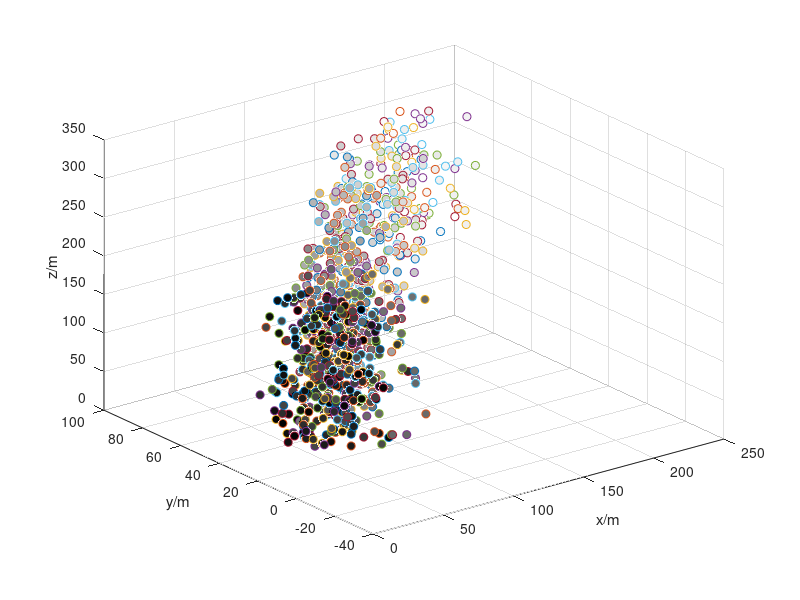

Write MATLAB code to recreate this figure. (Note: this script raises an error after producing the figure.)


best=[48.9198632198236	1.92073128050701	218.459915097536
55.5452695203639	5.70357678930525	171.279763850417
42.5560986341138	3.96068323969341	158.840311764685
46.2411460632418	17.6354918492719	219.050547303519
44.3908501830351	6.71148507613577	208.976200258480
55.7264896173860	-0.967344786675845	102.170028385435
40.5097395941016	15.9683132143810	174.758704371306
33.4838969669869	26.3780349032330	89.1219980658206
27.7427365139332	27.2224001660867	52.5429781117122
27.3910504717560	30.5062131893818	54.2426027549990
39.2520942907464	25.0287046316712	37.5205488639740
45.9535776254750	21.0537938553004	150.063485575099
39.0723652384419	39.4822256849837	74.1890454875521
34.3047007777098	25.9449857881274	34.5368378679756
33.8463205165434	31.3681888263995	115.946955393704
27.5388118011884	13.6201679626838	83.1256866835015
42.4699402132728	21.9818644072510	172.991992030877
40.7845386297368	15.8246597787266	147.878981427677
39.3976619795218	-5.28216005761840	115.767400416151
45.8261832399128	12.4849059925137	198.620278809112
46.4680415186489	-11.3851775722213	133.775829293164
59.8416963493561	-4.43494901614340	54.8446495278869
38.7411970516164	-4.00129708361887	146.684391747222
45.3456766350553	-1.43674976570134	143.408939944681
38.1498227626611	2.82064377836253	98.1498368851551
35.6499679012869	21.4347663166999	176.254652731949
40.0384251325493	25.9608625184758	86.7126703480597
40.8017692998628	13.3001251305720	119.742717533410
42.7528819588780	13.9645965570499	86.9173076369309
48.8277964078502	41.5094273577184	77.6098234423730
43.3821484000817	37.3179172556105	139.918677483311
50.1423368138613	30.6547839149907	77.2498785398058
41.4847680855602	39.3429868659858	107.936056804260
38.7199222659626	37.1748916754668	95.1892181485112
40.2502026445545	28.5824653096081	191.085494473031
31.4811194747840	27.4543702565565	213.289760487338
47.5883873447635	30.3040430220293	127.631775999669
51.0896256894571	21.5554175805546	213.349446257586
43.1311096687616	22.2540914981346	170.804201132572
41.5645767455424	29.7615166926513	47.6649532219217
41.2923961503126	18.1488672935789	203.084598359831
45.8468468581653	16.0941056916679	71.5323943231138
40.5378076556052	19.1899078831058	201.315335345864
39.3819429222680	10.6784978680638	42.1875246245595
41.9167549377890	15.5654236343308	195.995366749620
44.0673847361115	20.7837128314211	111.479386290497
45.6627067632666	21.9972745396421	85.2222453816662
29.3593083372411	21.8914141233468	168.256540500764
51.9032941195162	20.0934403394019	112.346602278017
49.3188237600808	28.3059458673794	112.132923515832
45.1053346832112	13.2615791892820	90.1328236413737
49.5160425523241	9.10823402264603	194.028441321074
42.4112850895017	25.3658837641967	216.410931231360
32.5745338574006	37.6149562749312	176.601692890248
37.0644323113187	37.1775149943325	76.3710367515516
31.8183528446155	27.1553369426264	62.6976938226157
29.3730321253819	31.1259534479794	206.350572615427
31.5427538029247	30.0438771449674	102.963912085604
35.5951006893376	30.7803746473714	31.6414481891215
23.2065124478320	28.2294668043209	70.0953704788670
27.2133256706909	17.5195678920817	80.8424410853405
25.5271898229709	25.1782622284811	118.573039117764
27.7174652188019	24.4374832702070	31.3868879951539
31.7094106547304	18.7021607001123	102.439963100310
41.1047402035777	20.4155003600330	182.393185333045
55.7978856985960	4.51346692835194	193.916714607413
45.8637591920342	23.5575252482609	124.545415890970
33.0347307540888	33.0899267667866	159.965631174857
57.5129763165599	7.75675435249298	118.907468496330
45.7525057138967	10.9454383607662	122.970013160095
45.3563078505098	4.08103379514523	79.8567699021111
47.7591140951328	9.52887205469191	215.451886105669
49.8341906239606	7.53810644566997	97.8219132292946
52.7364344324493	-2.59146521641363	193.057421063706
55.6409961356267	15.9157614833601	202.362680654390
54.7617545771140	17.6822903048331	97.0047928658780
49.6655597427857	9.48908174062332	192.335469904129
44.4447334129912	4.50124187836100	113.715916561551
53.6583295089539	-3.96593257920665	62.6331547953790
36.3400531060608	2.54195147181731	65.8557571745812
48.2311661094151	-7.97216512638132	130.569947795682
30.0190971470292	12.9503002758866	139.657584998196
35.2375890850100	12.0238740139938	94.9935045831853
51.7368718255959	19.4906430011613	180.085278310652
52.4126052125577	18.2708720064711	102.105967334121
47.2825911826642	18.6019544020954	134.990349273227
36.3733735532095	11.1195954186840	157.714287359916
38.9176323631094	-10.7391194462091	217.766711845776
34.5345254708764	11.4413392607279	176.808725074433
44.8668440247337	14.8116562688423	108.577458951120
53.1868669764258	16.8235282522300	158.459988565988
39.7705361564302	25.3229447600005	45.5061964545736
44.2234436902818	11.7161973115623	111.461801306698
45.3817502196386	18.8457011260464	136.927630562761
25.3502582911604	13.4398825799082	59.3362791621897
30.8000212516502	12.9428729871961	204.367630825867
38.1046739996382	-10.0202189800430	154.751960488811
50.9802522960376	8.41457898438014	204.941767481535
27.4556668639354	20.4913049422062	161.558084827540
22.7619166675750	13.3862970558118	103.188242788502
50.8429086972605	8.12535072798062	52.8774707058413
27.8123030488921	5.71550823123191	49.4925432810316
37.1342623048491	15.9824148315111	80.8437254965265
37.9144281291129	8.48839049284227	137.925216545971
30.5777831043522	5.07894772570024	184.752260359815
39.0428629689122	5.55131493006223	176.420167258693
41.9650073837194	2.07793221902865	45.2049913094389
34.1332969696442	13.2168687217687	206.505221062129
36.1948050709606	8.86100126573670	122.792601455127
62.0838461552963	3.77026712893625	167.898034456813
51.2828347294201	5.61719427417507	103.085246384990
42.1957834943133	1.75319963904322	177.641175404780
43.2912144035968	1.74122739361322	70.1145077371440
41.2255312604701	0.312047824307727	106.268059597164
36.5975637778446	1.99766638921787	165.808477797825
49.2333172182814	12.2727462314546	77.6659851630576
45.5133272778169	0.487383552504543	102.343333142462
47.7459780191511	4.01032556641930	129.961195175485
41.6698241458695	5.18267296608506	102.375586860890
41.3112451271492	9.69320087794334	85.7038382670774
39.6918469230835	4.04206511104674	184.572437281113
44.0411493748178	8.39686531331339	80.8422733820367
43.6523136896216	9.65740319405369	70.6317805346636
55.3281615352077	13.3728121630129	141.163693672719
41.9866198226033	20.2510785520603	190.495267313091
48.0256376441216	15.8015399699681	206.822137621606
41.3247029572792	1.61021253091513	61.3365021490297
29.0957630976878	16.0879644643147	45.0356241913142
29.0214520647454	14.1855517046857	116.720258869363
36.7942629829733	15.6767601937493	95.7626557244145
52.8299192851443	15.4029160423545	79.3996743219234
29.1546853097651	22.5022598574965	113.682281655119
52.4838615914039	15.5034780743063	169.981337825132
36.9083648379046	24.4670830107768	218.049470424793
35.2879934338782	16.9062704078956	167.390603102223
35.8204273108743	12.6314153093391	39.6438777075716
37.7676632766581	20.6635872512067	46.5178318104081
42.0090770703385	14.1647163475298	174.243749196945
47.3119741066898	11.5069193188835	202.209322877100
51.6852848556633	14.1989087923305	213.475581902049
52.5466656634953	6.25545671744858	120.877229244962
47.7815161239195	9.11202452246889	145.380339936846
47.4043942285247	12.2966980747325	113.554379488623
44.1710557381215	10.3165916472362	87.0972215039894
42.0710592619840	26.9483129060226	130.243424403211
42.1158544472049	13.4927518952540	113.236615756729
45.2393674793383	17.2750498357199	216.742218781599
41.8740533661317	10.8785048711991	56.5194806872988
44.7875296477439	16.5754358926979	158.242623741828
37.3307568478994	15.5320482898703	165.984594584760
42.1083993370573	1.57967706289414	180.761133593465
40.8904860146454	17.0289342609565	113.396133104521
39.3239005869915	17.6154276575690	185.538141112685
34.0362157095994	17.3800765997292	44.4566926598407
40.1960808945390	13.6578195609798	47.1451073195202
45.0762616473077	6.71961681986688	117.242238893227
29.9704260196546	7.86523674839320	80.2830128934816
42.8555993274799	3.82088424079550	101.179546426475
61.7693816312969	3.74645161939414	171.162774420954
54.8739609963381	-2.45647382683690	198.265848494716
72.6080745827071	-5.14845022345006	134.811568571159
39.5686339453719	13.6905031491469	141.615823596348
53.9672648705365	4.97075860468602	119.330219779176
50.1738045111944	11.8978392938883	57.0964492856382
36.3472624594093	6.81956899368283	86.9531977087255
50.1231384154126	-1.91744460353656	200.957934580378
32.7668901607780	19.8100525606719	41.3402269789916
43.2214325423012	25.9881774680693	143.028588286126
39.9570470280089	20.3651659106302	191.645123444023
44.0214275705848	21.4139731694410	54.3399486147797
35.7961837264620	25.1161558484404	158.238076970004
24.9954662930252	37.0683638450671	79.6740222426377
37.3309427210198	26.5114373976010	133.083936536474
31.4576747487717	28.8359354955437	204.266421233891
23.6827296623349	24.4959572945168	70.6410192270635
26.1579379059144	18.8897794560395	98.2917868971187
32.5149326904960	20.0085234763710	56.8097769668149
31.7183306510909	14.3084278851321	44.7469862663838
49.4747631591574	13.3803369240129	48.8912253447046
36.8677658989442	13.3127316227019	111.391704415100
25.6949994538062	19.6189280007805	182.253362010973
36.4764635639635	18.7959398237313	97.9487771687007
37.9448504290651	17.1881857119446	100.141697885308
46.8542163820242	5.60739780276976	178.843518681491
41.8683796145861	31.0966898532706	90.5137390461221
32.7430640819896	25.6086384889453	175.212130288287
37.6916902035072	28.8139995958886	208.728331815059
45.5846369260895	29.9566999523523	110.721854309609
46.1690075336934	29.1266617138721	75.2810648982404
28.9508464554646	30.2161147783479	105.092440114147
42.5514042501000	27.1420921997725	65.7985884534344
48.1507982971284	27.0295114436620	106.790635323975
47.2960872599797	31.8089630497927	167.598511908106
44.0637365654305	24.7947439660456	132.770374320588
38.3078180718845	30.5317522750012	201.117126137485
42.2924634767408	21.8050537532852	104.735618952410
36.4572913606286	23.8351113957016	84.3232143037326
46.5249936914382	25.2520808186360	195.173781398862
37.3109892854962	16.2516914511473	115.646522182989
38.3202236106813	20.5862317750850	37.9333438829678
32.8863441866277	17.5986428066417	99.1030036705691
36.4311784712384	14.1472098081002	127.841745261275
39.0193402055393	13.2549357847998	206.344488859822
27.6916478997774	14.6085665223777	202.762928698255
36.8167772193681	17.6262035667269	167.553142196440
44.7718209003937	25.6440717555164	111.770249758432
36.7882538960881	13.9474426796876	209.950540031390
46.6688374266104	9.61231634925351	170.629424889283
28.2083121302626	12.7009748206770	195.309961831596
46.5896349670434	10.7344813448816	126.173442054670
37.7836363960723	11.3100717729235	215.532184594168
42.6420308044022	6.66988903984018	210.241253601109
59.4479321892117	-9.16076982023540	180.688201919186
39.1785207577223	12.2622571036986	97.5470439485452
43.2955307976165	4.46454333505667	184.832569375796
51.6147632261794	8.05673185627850	101.212360622106
47.2480244764124	-0.608493367472692	57.1648033672241
60.9614736196270	0.885158846068057	162.160214825830
39.8592585747597	13.4122699573179	44.6879950389340
52.8399764703354	14.4646925646674	119.171156464920
42.1361463468592	11.3823123823644	222.292255313248
47.6401402049172	-5.24543179068458	135.986658872605
57.7354948511290	8.35796657695230	148.765494469868
42.2458110146412	28.9129336087665	205.699844424496
53.0229062461685	27.5159895565143	157.232545660950
44.4172771049708	32.3310579589028	75.3512192272101
41.4599062750391	26.7328106316572	126.712465283171
38.2482160521932	29.1491200282957	202.434270714859
38.6860907120819	20.0342581884099	51.4635969770273
50.2301040135730	14.6698280269078	122.372978762920
44.7249426278331	2.58094806933714	209.419694065944
40.6896767066773	9.02962153437951	93.1415796797914
51.6701373241635	9.44776819820845	98.3494120326458
40.6692792884825	16.5512354730878	176.882651637788
57.8330332542218	14.3455438349352	67.2640078354115
44.3551373334954	16.0628937491478	92.5984790077266
45.8258278602135	16.9883272531849	66.6741059529861
50.3433145562001	12.7683122060904	210.193385504880
48.7401398257744	19.3705483214532	208.071697112582
55.0859196952275	10.5185454340767	175.181107239532
47.0311207820267	12.4074225628528	140.758515135752
45.8538712970034	1.73474309506991	177.761693605500
44.0669581234760	21.3823264348646	198.004457602253
51.4214166783897	12.7572347065364	71.3488165225617
39.4963413133698	9.95982547405742	122.609793808158
47.6219257375098	8.16710615906974	128.428505756431
44.6799850030741	12.2286431193912	49.7683567084480
41.9280635061082	2.90865564903864	143.008931435352
46.0526487715209	3.34726870892312	123.018028092228
39.1872533969495	5.72479990846658	218.658548635562
35.5689114664458	4.54787551855357	79.5259116200067
42.9068973203093	-9.83054938821045	121.210428384849
50.6068943758566	9.06199046637303	134.211356094830
41.7398825826646	23.4399938698265	222.230461032537
42.5991406245229	21.6176185336855	157.021420607610
51.7606659923871	11.8624469186304	97.1038865045700
37.9131682627090	10.8334154817734	140.359966947446
34.2876975258768	17.1094214960757	136.066304539766
28.9396838307552	25.9188528694796	160.978559294238
36.3181788774223	31.3722636692266	55.5073971404695
39.3184543860954	22.6660562382016	101.279639877147
34.9096376399170	20.7601343376657	61.4174122769918
38.1881292081302	29.4998824002571	32.9293340132151
25.7205122057637	31.2701085848729	92.9804576827207
32.9709202578955	31.6079757342740	177.556534246381
25.8937660879920	20.5781860019115	102.886855185492
23.3491780877692	23.6032841215506	82.2019134461596
23.6004181353695	32.9635182945410	172.532858749829
28.2116322346105	22.7744350600179	115.491858235393
31.0243379458797	20.0853591936144	154.736571636998
34.6858918957199	15.2616428580210	97.4435897822213
24.8744074481262	14.0157718102830	101.029647243279
32.8541384196069	12.4272924254181	129.309182363288
40.8647361976134	4.77467805941944	95.5127925311062
29.0667033755643	12.1437790990340	145.574434491659
32.9799073788450	9.24628134256566	102.580830414471
32.4698121468386	13.9984378007378	35.8485027267920
36.4495727081474	8.37780238207575	59.2151610108908
45.5277908199157	7.89858719565145	68.4293565585552
37.9357811975116	10.2708662058725	141.858200026836
40.7558893018832	10.3922201912630	120.076090727489
54.2792330306709	0.997211335106439	97.3131645832735
27.7856792178203	10.5563279968212	143.552930601440
29.9214687025755	8.83875755707509	145.267220287148
39.8733140571440	8.45702729497992	99.0552963410175
47.2079206143386	10.9904727388572	80.6193028646253
38.9251186704363	-0.867124143286016	224.247751304764
47.2128441403379	6.34953935420836	67.0385243214353
56.0891475030001	7.60778392909574	214.525300742805
36.0359366398426	7.88266327630002	64.1461328348788
46.7890210133628	3.12934767545194	211.888746343992
53.9252263475692	-5.11784839064577	49.9137604917440
42.2336163181432	-0.611316515174348	162.281539837136
38.4223921924769	1.34875918456897	85.3486382623412
43.0930247921220	6.04833143969411	83.1404646037403
49.1910167609992	-4.84464334329016	68.0854214785880
59.9660090776010	2.64456378564600	199.832795341822
44.6747618784391	3.42517964979028	203.048138014562
50.8348166895328	5.89002037713203	69.4541906596458
55.5792821451927	1.15302199437685	209.868926769834
74.7473790751510	2.83648232684146	192.054336667532
59.8586076499138	16.4936695675533	82.7131449338296
59.3925106780905	17.0928701062394	90.3683650168000
46.4379561428913	13.8805898261874	138.389669744117
67.1530377749291	11.5273645411254	168.235267696186
66.5710228537330	5.49198056033459	147.656236962854
68.7582303232108	4.98576557611574	107.464497069275
57.3706771099724	13.0077891452382	82.8951582823733
57.8360701257364	4.96907432258971	234.622711281889
65.6777943205588	6.37444794007790	116.757218999382
52.2494410345734	14.7106699983707	144.339570924590
51.9594625313262	10.5029602198388	91.6109512959773
48.1939174372602	12.5550595635848	183.769250417172
60.0940614096560	5.54282838107482	133.094238495050
40.2080801559329	8.97005043465428	77.0850890993016
40.0611076004250	8.96427836844689	190.223664344029
38.0394566083454	15.5628787247966	144.803184077266
41.8966468671703	14.2253231978995	77.7746307438232
41.9583581668802	16.3244268805941	74.2342809546642
41.7952901436621	26.1298018755517	214.587351747728
41.1118051450148	23.2709182852941	132.604379341434
44.4799611128364	20.3655140984430	173.747906928863
43.5834214848842	23.7402483697811	130.393975302359
33.2969863579999	14.8283264387996	123.422165814491
42.1932828180369	15.4775970873470	206.837343791491
39.9525058416652	20.7099636699252	200.743480353289
42.7986634402263	20.4685996794022	104.191367947321
51.9317256125046	24.8699717101967	195.992761895609
49.1313564280754	29.7265653437474	230.186889022955
47.1807448138878	12.1895056072521	113.497117919297
46.9617231075026	16.8056024060262	68.8433526358723
49.1476443524136	18.6698668408794	138.712427608208
54.3626187702238	18.3647287265572	180.077665029063
61.2970336845495	-4.72077213779276	58.2259320274924
46.4433891170215	16.2245946289731	77.8979930721240
51.8561817285809	12.5916886792701	83.5187270326055
54.1986076354486	15.9160160247727	198.017562621930
51.4652829181079	20.6673358755041	87.9309548297638
46.4816736429146	17.3037648170930	76.8996600546155
42.8177975687001	23.3502306246550	166.055481881336
54.1211587959266	15.6043022394774	77.1685163927150
62.0106790567831	20.3399529239660	199.479060204547
50.0057447487978	20.0293619282277	75.1334584980746
39.9892912559194	14.3725376229215	115.737994219852
38.1443254907528	20.1055889072682	211.614577894828
42.1687059081353	24.8442330341514	115.344093194766
50.4034726110316	29.9190198159080	59.3402657872286
55.8772247718958	22.9196209122689	70.6641893634600
44.3687379875741	21.3907004762476	169.144301022279
48.4198234317235	28.7880808037676	82.3220198778068
49.8296210904346	15.2429247304637	108.365568205763
51.3672576077893	18.9041108071517	63.5170722685751
46.0601365906745	8.11895746633793	63.1803266955452
49.2004746382369	8.23573571316960	143.888785734862
48.9825076547014	25.8600324785328	177.133645249186
50.0990309793696	15.7090560618998	139.749816869673
56.2185182126062	15.3642223123826	91.1538307470392
52.5753237652973	13.4304510740447	97.8782246564816
56.2262460738446	9.19511888978463	140.397888824677
43.2141120221999	16.8249749510286	134.322615257017
53.0619921871979	12.7843850546061	67.4225839785133
64.3636720525184	-8.27921679402406	146.888359021623
51.4414412899216	25.1509886685356	110.901618294401
46.7709663526777	29.3487718444835	207.600332017177
48.0572080336983	24.3671616678139	99.9870805096497
65.4114850626418	22.4478288877999	169.192429246412
58.3784370172854	24.4874038773298	149.172572432075
66.7922679542078	16.4440347419334	140.190873479286
52.1465581389008	22.3382961540783	200.487041857834
62.1032243261556	21.3396440492788	143.885374963936
70.9003260750594	15.9183000967320	231.786059202166
74.2203455558465	20.1487188305679	231.395409215342
56.2606105369523	22.9646323969130	94.8035468168924
60.2106478667123	25.7240282603619	168.521842778646
62.1351745911962	15.8869762508760	161.885634481328
58.6920929912570	13.8677466140514	158.832079325062
66.8789692512321	17.9164728440807	167.650356014958
68.6359562736844	19.7323496602593	134.617698128145
71.7526333812491	11.6755853684073	192.885135219122
68.3889643866349	11.2907609719467	157.338538742451
64.7146962847410	20.3206632320325	208.517906714921
55.1467468338587	22.3569321847068	189.729237837635
59.7341297350845	15.7355671004407	194.563981502068
64.4945132350586	8.88552998292998	141.368673620536
62.0616533132719	17.5687320372228	83.7949191674200
56.6681492858176	19.8303440520495	142.581171693018
69.3378672421294	20.8144594209275	153.235773688103
69.4049797937170	15.3372053735490	104.683237393643
58.9979112126981	24.8998818274967	239.537322436319
68.2663217889024	10.8984863860626	104.802899478926
62.4215589137211	20.1227291086051	127.904934113575
46.8098825781455	19.3590359444135	82.6970922719718
58.6104435724449	14.9847900627727	66.4839488072371
48.3170034246164	22.4349603664714	133.876984805916
55.8170896738815	34.0828463761233	170.902785364321
58.7575762307307	20.9078375827426	120.213598540580
60.7935947417667	10.6725644943059	220.575445254796
49.0661405183171	9.72181209991281	85.7446893963323
68.4712967959012	11.0739659676722	112.942349931804
51.6500085163971	3.36426602891571	199.804557217572
54.2772056814237	11.5521528444831	155.996564461076
46.9809557482310	4.86294842964066	218.698553552626
46.8990672551125	16.2176721274029	162.423296856407
51.4566042201138	7.14678714272747	232.312373649427
69.8574063962297	-11.0873441668076	127.586489471912
56.6528692993869	-8.73423768365415	64.8292272569156
67.9076062908502	-11.9664907573757	145.514998482528
60.6726863984439	-5.22054993489663	206.617023111419
69.7469726965860	-16.0189269973009	242.030504142539
62.1268450026295	-12.1101778837288	66.1937495951405
69.8244293818961	-3.73053417377947	183.758820526775
51.4039516250236	-2.01150282670384	109.839504424700
60.2758560718754	0.977287921411621	224.558264922931
57.6412710950924	-6.15869447518972	121.735112027974
63.3411221327371	-21.1924082408767	102.844938958690
54.6521079430077	11.8572702448882	179.121826813054
57.8634323462179	5.55786339623665	72.0809483281235
68.5409749949067	6.92704541523040	68.4171992213165
59.5167766736178	8.24417683529866	192.423806778282
57.7161174617155	19.3197633689289	121.812121099688
67.5406354038744	22.7006161684220	109.963286888364
63.3936532820843	25.0041161236000	164.899300914609
67.2032024748670	9.50261550602286	246.587696265260
71.7284393886600	17.6770731666082	179.567577166602
70.1384468204516	12.2740660448090	217.573862457779
70.4647804176820	20.7904013660960	202.426252518385
67.3076421000789	15.5167269917079	99.5017337220944
71.2879490290534	20.9169801142015	185.250546270683
60.3557274584952	8.73748756752484	110.134094028978
82.0772508958786	5.00369187129341	120.108695146237
83.3753954735343	6.46936435650950	198.445406520470
69.1636968980155	12.5867591829128	218.675903030693
77.7630093998301	2.73187406163189	160.812100463250
78.6730668617125	2.72662131363216	191.444332561240
67.7665096054461	2.40237461827279	186.619890722310
63.7920390949481	-2.62473904566118	221.559000465484
62.0911260580386	-2.28704316584451	243.243002199357
63.1279735900933	0.716580068747998	210.282099675229
71.2909816077849	3.72321854305562	182.004046277861
88.4393830509313	4.17784162104953	212.958408633591
69.1235738536736	11.4024245132110	146.002463094483
57.9057024889517	18.7215049575402	179.551490326964
74.9900817902548	14.9961044617841	83.9994461959932
53.2982876440809	23.5658561011641	105.656872942713
51.1378789096762	22.1860966179315	59.9074731725787
65.0944387001594	19.2174812072955	171.792175464760
68.7209241951103	18.4408988976142	114.151415887640
73.8501029005928	27.2680858661521	114.555334365498
72.2185399222681	25.8382928398427	78.6343021844845
57.4819028558721	18.1454229370978	92.1978673031647
67.6727980094839	21.2562162029116	228.118052595315
55.0357008729812	16.1581585587357	170.165571694557
60.2263343626029	25.9303314803538	161.585793703914
51.2974189565554	21.5727723469216	200.345204199675
64.9950635015422	14.4818950416560	140.459796022224
75.1119430803994	15.1110247858647	64.5640499708667
52.9261122590610	17.7994599046869	192.635769810403
64.4423783286888	20.4379668957396	186.021783481307
34.2225114141452	23.1090579685890	56.5925172646975
46.7670411347275	17.8175759585226	125.576752939951
51.6559659699951	22.1526396145287	208.232750462749
52.7652252296086	22.0538229977234	175.172367810165
56.0520347642405	21.4468879098851	147.533119537975
67.3065677413221	17.2823443110041	113.932964837721
51.9594117877107	15.3085791320342	159.795867323563
51.0922080222421	16.9759612412609	154.341901890510
62.3863247954992	11.0681853633543	86.3847756705688
58.8198793754961	22.1231484809538	177.626298658133
54.4653945491058	28.3880864584393	107.576292576804
59.4937922143792	18.4955076304663	140.516669423513
62.9293823198489	25.4661867422632	86.8132012578226
62.1689723013069	19.6224475110907	223.911456976447
62.0398541359989	16.8982766780784	115.950677475614
58.6375206983226	18.7306003124240	110.397475750497
62.2092425991456	23.6668875335995	189.328299407678
57.6281196612605	24.4278201417757	153.739906203663
52.6009659193555	27.8512833617437	212.263612643806
54.1567514374750	36.0077542716018	219.447701771670
55.3481818603437	20.7115060005030	132.957549437701
59.0768065512109	27.2082348095888	160.453335271652
61.4570792893959	27.3318169268388	214.699591649682
44.6634880174155	30.8725452003997	159.773078997001
44.4047962648874	30.4677676912569	107.513375854773
52.1885680643787	29.6956751484513	201.946609418981
59.7624073350203	30.8112505135417	217.756577566934
68.0460071292841	26.5976799239437	112.810842148200
66.4947635985281	19.2462485906810	151.433503460479
58.3146082658584	20.9043067751804	185.251801806353
70.1301687673253	20.8894426059242	170.859835632056
67.9210513907117	17.4540417014345	155.413857121753
74.3770138789463	19.4431934612038	149.825540120478
63.5493007441435	22.1854360466448	149.088289803817
70.3262369351367	19.9090916163140	73.6022430985665
70.7905142040489	22.8422477250747	99.1646002990445
65.9159605780485	16.2272739079957	136.802199558589
70.2028078667944	25.0097256640901	193.074319579087
75.4150083831402	21.1833186716698	153.352896987128
78.6894153319760	18.6898114797075	87.3175014205809
70.2688205566090	23.5704153343077	153.728692337463
58.5374183199083	15.1558860605749	137.234274572350
64.4064661323664	14.9743324677787	244.235323718734
65.9868210239781	10.7562608475266	160.847786428616
56.0923990792955	16.6118611252663	231.540367316206
61.5339704990039	11.4671972433800	104.901129891506
68.6675174592841	15.7091679796820	112.643697648643
74.5781333820733	16.9028952062020	178.639818962508
70.5573200619636	14.1978072210497	236.600285348941
79.0356461709614	-4.31549953030781	122.119458784567
66.6020746250687	21.2480551736681	109.805004660881
70.8233693756302	11.9053660059216	107.954600248995
65.8624195990448	21.7979898276362	183.908697645100
67.8764472364681	25.6495310964339	184.476887312113
64.5073811795303	23.9258640593457	149.441284812694
69.6687178858969	15.5164337331755	67.6148825508340
59.3138478262672	24.9343283927215	210.400756284237
61.2997433206786	18.2602720195794	177.771317309416
74.6502102776524	21.4507216066386	178.874040005310
59.1984078700598	16.9690904090800	133.800281979105
57.0001733888763	18.5391407848404	218.285132968333
60.3399093439232	8.57360593739529	88.3633102119449
56.6606571285040	12.8892704908740	72.9957265455593
60.3034180511007	12.2370611277053	91.9575132668707
67.6299309407819	18.4598258211892	107.568550665307
63.3293870817931	18.4004274450737	193.291176111060
69.2626716585444	18.1524653214971	179.916505865708
71.7469970682305	19.1569021405190	210.862030224380
76.2172371126701	15.4303310079328	99.3092481482470
76.0589552968505	16.4923260718744	182.807435644585
72.7460146031414	19.3507255089149	151.144776290448
90.1951951837573	28.2711765267822	157.583220656000
81.7477639880876	30.1325489468459	103.827610455823
79.4608779058611	41.8902279251157	96.8676903217107
72.3252137680188	36.8279029755884	106.577583083725
70.9612019641925	34.3114754735509	246.476652192681
79.6040620789885	39.7033554231208	203.529005204745
70.8323124157377	36.7251144930290	213.726811248563
86.2377268812854	40.1147242560129	186.303132023259
69.7320637384295	43.1379727118380	161.646057940011
72.6267023461779	46.9258101783162	233.946037037398
75.6762782381530	44.1493535657444	121.068792469531
73.3221217085691	36.5357658317131	75.6170951925695
74.7676661368263	35.5947007869943	123.054497400346
61.5025084979181	36.8309677356598	110.082960579895
64.1491440768255	46.9508798062273	187.517683559297
76.2374069023267	39.2483162395602	163.435783970132
67.0741798554962	33.5514688588145	166.513106652965
90.7248958518827	29.9263391032181	175.060401314407
80.3667823981427	33.2750902157176	248.856944285159
85.3732982147569	33.7298691146353	83.2271130083715
81.2985515985282	28.6658521724474	151.032185881577
80.6712190060135	30.7440258028866	232.278385281901
74.8693068034976	34.7679746256929	256.629536552593
84.2451058759098	43.1842621817232	164.303322944663
79.7324102828996	38.6938610773682	240.734239323351
82.2308392888189	33.4616632951588	144.809291019653
82.8256913639834	33.7394843124221	143.158905593529
83.0346689450159	30.4596639519780	231.027916652077
65.1411589138453	41.1484214906426	229.657999099176
66.6241760142582	44.7836401778861	133.703663517907
69.5164698552724	36.2300063887944	212.417318127420
72.2356763658642	46.5520685098930	197.564045993787
65.0991661783382	36.6442105474666	188.819344539494
63.3538484250987	49.1814305249922	166.508115962225
61.3232259167949	39.6839381174065	143.890939987413
67.9139922561602	36.5993926415851	143.512084300906
63.0787877419194	33.0497063040883	156.410805671039
76.2317052372801	38.2827610678907	76.6419795672376
69.7262775123681	41.2062576234350	153.090357137041
68.6320394688164	46.1671342829048	140.594774415161
73.3028447713375	34.1008060249785	148.023554190983
75.3135037163356	44.0313766718778	211.262913057234
71.5575511527750	37.4005434925247	155.825587433957
68.4941840078058	37.6383982079540	97.3768897282997
71.2938689796773	34.3453779339108	230.258385819785
69.5747463884091	36.8877970756954	84.4918604550135
75.3080226130844	33.0796560054712	108.090516322853
85.2812834778460	28.5330825171077	188.557198674856
71.8283272537979	38.0894988922522	94.7727445623494
62.8569498832734	24.5560623029707	207.462678316696
65.6450767858856	16.0288705006888	115.241418025869
77.1159127503438	22.1452934068863	219.004628118237
64.9492106271498	19.1754756204734	85.6001744647238
69.0069617038208	23.1112839841070	252.668823027553
64.8127472737665	21.2770954316738	236.973208552349
73.8926216389883	27.5765008478063	155.522851844452
88.8246881936990	20.7280902382802	93.0184389393925
77.0500664781516	25.0571342759219	99.5411575288624
72.3093195587962	32.2061046078527	115.911613177355
82.7262932458038	19.8446175223740	122.580105316742
77.6963431790563	30.4650014872805	155.003404259933
82.1260946876970	40.2504302659519	183.264262003098
75.7892073742826	34.5544319264609	170.592889344369
79.0127257465855	38.1872740241710	239.554297584529
76.2909751922136	34.3859093578926	161.842544891413
80.9222962376305	37.8145544997409	159.202216016595
84.6056787761851	41.5779626997302	132.912403783502
91.3898504119777	37.8409326863007	179.068632709446
75.3296546006259	36.4472905912979	174.779185293143
87.4790825011336	27.2674572539824	226.974745880508
79.0279458277284	36.8404779406828	90.6320105566613
79.8559506350203	32.6753144694115	173.725779550301
83.9027123039463	37.4680416188940	90.7121668124928
68.3293760633771	37.7490537612763	154.246831817459
85.9198808222463	39.8371555003032	188.934194529955
92.9669867931495	40.4997660537432	116.510564613997
88.2316022371299	43.7868867776386	131.239551123653
91.5409034590027	35.5808134386461	170.573255089657
82.6182836783907	36.2890568047824	182.841686119858
90.1775978587315	33.7707150866188	200.618283740542
74.0884752004354	41.9783575977092	237.717635648209
79.1011713634020	48.2201797448751	143.971676438635
80.1436122641986	42.5735470118915	244.757475604225
74.2673672218345	33.7859936881587	86.8600913052881
82.7679249120116	42.4510981574513	234.160397871045
80.8981960391770	38.9160173788301	159.187161347583
76.6190218188413	37.7926810892142	155.674302029917
72.0893054677459	47.4631590654224	101.758561057830
82.5539701861495	47.8404846629616	152.593727247246
76.5990234285628	50.0696928280304	116.738274660026
80.5862314712322	53.3744751842872	175.439664424183
93.1794084933052	54.8365730509527	167.100374153611
88.3170071506538	56.2740120850493	194.472376495734
75.8826981935263	49.9040776154081	140.358294260557
86.5198982345330	51.9271813437889	184.339958592804
77.0100615120037	47.7941034394454	100.708860978295
84.9208116679909	52.3388029862044	213.384644571201
82.9674077787066	45.8894001687102	89.2026213926427
84.5468245711230	45.0593535431537	150.080255762384
100.807406792011	38.9490489396312	262.136823428134
93.9026925269816	31.3442694252326	113.371699625916
100.886187913724	32.6037633609781	155.039637110566
95.8741921358219	34.0024659153541	154.287205275049
86.2573017857026	34.2378669882954	246.139367572940
93.6622932389057	32.0527028064832	219.492032714673
93.1146180005019	31.3307317371452	265.588359270894
95.0237955578932	33.3912919681735	179.329458283290
92.5796227583929	38.4819407929972	100.686368325001
98.0507274578195	38.3199214202860	241.569591935126
113.477523536995	33.2293329392855	96.2742572704277
84.9324633907535	43.5144464042029	188.734610268222
86.4860752482878	37.1340953892342	181.022420151358
88.2638880804502	36.3908178318261	177.055379314831
91.4064348727697	33.3005426293705	89.5321628263746
83.6118254941271	38.5852294232772	238.626432766327
81.3601006970843	35.0507414490359	150.454751917603
85.6828589620913	42.8981109898636	265.444688591742
89.7865289760956	40.2941659047437	100.401290527520
90.9392946222229	37.8872829114133	232.245294439440
90.8905722139699	43.5692462025290	126.703684659584
89.5893135513327	40.4059390074578	177.135491091554
96.1930118079172	46.8589901763320	133.293093378624
91.8487659289494	46.0880060691115	110.852681457519
89.8675229601853	47.2520776209118	213.687901989349
86.7197373140414	45.1703605839811	224.081342544021
76.8003725785844	43.9602297839835	146.214024173431
93.4635465986947	47.7340556358677	232.676426866077
90.5982362819471	43.2451222579756	94.0950115874758
92.5974210672526	50.0856904960674	244.129057809735
83.2864496019322	40.5341305434010	115.591383029327
91.2761907773752	41.2194094008749	109.075256029586
87.4009477719350	41.9050275322845	217.553696002525
92.7032292797626	40.0474721363573	97.1253633792721
86.6622440683293	42.3559005581559	89.8726443538116
96.8979747169682	45.2585286181178	196.237995421965
91.1031599060213	45.7042991502620	239.490064953756
88.8792112562219	47.8995485418544	252.101426939924
91.8190837601824	47.7571110347128	205.578812625120
82.2611699615707	55.7378769299198	147.950004344409
79.0667039874748	51.9536365887118	160.038482721303
81.1409906603203	54.8790973009630	199.762550378093
93.6235750813430	56.4108452348809	159.692119856460
94.9216301381321	49.5937748601455	109.682108844207
91.2588003038158	42.0818541110727	112.443737156697
102.406227546652	42.7527584247584	211.015570748271
91.7676285726113	51.5924183018411	217.539880642956
82.5031973624387	50.4307572472291	170.862759892941
96.1862616512167	48.6745915603486	250.378930105647
100.674772078648	49.3526922896551	157.566901351549
112.051340168575	38.5857400413899	207.597340838687
98.1055409189661	45.7250188197103	135.870943024076
117.118953545582	43.6634338382710	285.180646754999
116.506310129566	47.1127325458577	290.241273186692
106.519940565931	38.3210277094966	125.732664535773
106.467944112992	51.9289618740735	183.864860013559
111.554942776549	53.5923991948838	286.109861178783
110.865820055170	45.7470343371292	207.193188190356
106.872495690123	43.2411399244134	261.121739369466
117.859240919550	37.1599889433920	171.884042199647
120.542080880118	41.4617892230182	245.543757964319
91.7414045885279	48.4911755330367	182.745593880150
92.2060759865773	41.1648765316367	243.982434266003
90.7384511577900	44.6281163747805	217.631527664202
88.9558621006554	44.3101168610797	261.629490369773
99.4248683021806	46.5633402151979	97.7433406023103
93.3400298047527	36.6664790762961	231.802439151448
104.376458705589	39.3143332484226	196.531889835163
92.9749254678063	34.1868968797671	149.023165734286
89.5509372434367	38.4744294281928	118.178203942604
99.2622435878729	41.2519030187277	98.5670636297174
92.9888700800414	43.3348702063067	140.029353944947
98.4762444263634	49.3079198405796	193.532826044556
94.6097236993197	47.5828882797463	265.992838825247
101.054836221015	45.9483709094501	215.254748966272
102.377373666846	49.0576839969369	222.806942078937
97.5768714993922	41.2257206476988	166.805055281858
95.6757182662264	58.1217681533315	245.197186356996
92.1565244719568	58.5021955272842	211.789863823452
94.7388076788940	60.2693566026333	267.658214970152
101.340265974203	61.6132773471460	197.895861840617
100.568818223367	66.0056784355599	174.028588036927
99.7781753515420	57.7616619170185	252.474984523431
101.206119314782	52.1481918467257	212.759076482345
107.355003227472	57.5316031364491	156.966088025315
102.911408193981	62.6411805093625	255.719794458122
95.3566161577903	50.9429650128829	168.587573877193
109.458540040702	55.2832959781249	275.828359414335
99.6123231813837	44.5589739925264	140.844597778782
123.051015088930	46.4963099150926	230.076038142757
119.609174060112	46.1102379253367	127.275504496498
109.529959735917	43.3314167024673	274.154018801183
115.844359790594	39.6772817338758	206.264573757984
116.561683065059	40.7922342866574	130.449034402682
114.872858642331	47.0305225961125	159.921927106692
123.105488839944	44.8952632031069	162.435055409447
107.276874323426	45.7791331326229	143.688745682280
106.838032557272	47.4644112297704	135.326316104442
108.124894059472	54.0459617278102	160.349086466841
106.601001449802	55.1974409447097	215.386535954788
126.632727953791	55.8503113338324	265.875586435544
117.395131255609	60.4776246160869	268.888974873635
113.453716808799	70.6181846184152	258.794976654794
127.113687757390	65.4648742916051	161.966697648848
111.269138382733	64.1717778035007	224.222636342253
115.165095774327	63.5865704364247	255.573210228453
109.824770901849	60.2777402702852	175.933914797590
122.580263277440	62.3485034384213	213.606634339226
113.008442642149	62.7063163987942	155.989835738965
109.874740862313	59.5744507641965	206.618254004936
109.869662699800	62.5124492849366	148.063734002886
102.742381381385	54.8921957624072	230.069661191325
100.891663635499	61.5425250153388	170.589039917321
107.893022924622	52.1227054237739	217.964228365051
102.443832587234	50.7473612109057	185.595629364762
104.700769345531	52.9960571720767	258.731862351591
106.169944464841	58.0550521320381	272.299689157831
123.829441481205	59.1092819476579	134.559054639443
106.662367668809	50.8234259197109	119.518936864956
111.085179972505	54.7325973410555	239.470335812390
108.623127254530	56.4960552508245	124.841608456245
112.137754275831	57.9701760723174	150.978764089783
113.983559366464	56.4751130309259	267.422492085429
117.964264278234	50.7335959400804	174.353329339736
105.116847711282	56.0689676855032	281.347003862424
117.982959085208	57.4266312053547	268.620691533753
120.839599832689	59.2043549823105	182.827248695532
121.815405928818	57.4702903514623	193.060588750673
120.827905227646	44.6199138820416	227.658795210693
116.459763732496	62.7969558104767	142.830222652914
120.615299283592	64.7139180089533	187.359668817988
113.902737479850	60.3907226980735	126.176225398148
116.866958709246	57.8653633232774	277.565437890064
118.568445670274	53.1650466791671	243.600669250106
112.478568417208	57.8283536623892	214.887906141660
112.544694365935	53.4551863485846	126.912027305935
124.930126668262	54.8259734311588	152.210520353589
121.404011391921	56.9932493825317	120.506350999349
112.573521340416	51.9465975099259	204.082522101500
116.810265831459	58.4197401892439	279.147581740872
113.010313197114	56.7314933489781	235.367716127641
116.014530502548	54.8646864144475	255.051303269325
114.789913816259	63.0175948724506	266.196081556336
126.239796005985	59.7055646353531	152.631148993214
112.492608833117	51.1729110451442	274.695399982714
110.615295912753	58.1806476563164	272.249657516488
121.549530909014	67.6190488338917	114.700145067647
120.501991176758	60.6326816461751	149.756797564555
109.784296713124	54.5829707228412	222.770642293232
117.788525454396	53.2778524116776	232.189934780735
119.479938897142	53.9749491277199	142.366469782418
115.112195289192	48.6787405139183	166.692589820076
110.499047588372	44.8040955816815	201.960846872569
125.674746671417	44.1928171185482	208.691991487978
124.215188053215	42.3099357499115	212.411261424850
133.582227218518	44.0852580380342	137.705926595335
130.337582748755	42.5823392063994	180.663730566674
133.522420498038	41.4983907830932	214.729969479144
139.995138337560	46.3757392828062	237.492987512467
149.573479656521	47.7703927601595	164.554864944154
133.571705625997	45.6817709532223	266.172323056040
136.543882265099	48.3742958479648	150.123007118843
130.862423528052	47.4858968396613	158.487496888379
137.305087047715	47.2614639902508	135.436677995182
137.263263130059	48.4953280973800	197.103252942813
120.176812281512	49.4277802326629	166.421103887184
122.547186875077	50.7610440058071	165.299188403755
115.483361201217	50.8810263191236	264.527279915454
117.840116146314	49.7334339210835	191.829128291976
121.964907486309	60.4297069501080	173.626105323892
121.924714919369	43.3122510789563	186.737591096327
121.003681866026	59.6418093051054	227.595304130432
117.349172044400	49.8550480144290	130.163382389611
120.702206457971	52.9681625549302	243.038351962460
109.957427722637	65.7108977895661	247.739226114485
120.944891840533	64.8295387209767	183.705028450660
125.482437870770	64.4373599303065	165.218769543975
134.080585119843	71.2719257968247	294.898882018053
126.372699816296	64.2287055232762	143.552430981266
128.876709422102	68.2181601208575	189.091483144948
138.107996945725	72.6551121036801	282.632597225267
133.352260963402	80.3066865879264	137.386928476555
119.069642383672	74.8761926990699	236.665743002227
134.984207793242	75.3456660444486	304.074618103552
142.713180454596	76.3856309094334	282.017219129257
133.007648091344	71.8119646136691	281.400609980800
136.596779874972	68.8022321721395	224.965783053645
133.513772002445	58.1317528120469	266.155956697669
124.649922874558	61.5360864287639	158.578686305681
128.889337564443	62.0404356182751	271.964900000295
132.085349870281	67.7069613593822	277.459631843260
130.883470917669	57.8711354314793	260.035059051923
132.374406851244	56.0993780722552	215.749578068664
140.223304995720	46.3403332791553	153.451135960309
157.098364349626	48.6506698310932	307.508540406309
144.281075315609	54.0774767787933	217.844129510744
134.809210683580	50.9469803989339	256.654723276570
126.456660442624	56.4813335782567	152.698193534118
135.691510509525	59.2946874008283	197.189766811931
134.194161757325	57.8470084172734	256.849491042525
141.178889060204	58.8088127528760	202.995831633763
137.513753832433	62.4333626408116	291.408057335750
142.527507514618	57.3529313892493	251.841877523014
132.112065163643	73.1288184140584	247.519444265663
132.517236063332	72.4972108287983	215.235664070094
127.056785656003	69.1607133727200	260.129881507003
108.863367728088	62.1098999223260	165.697489567895
121.812300899590	64.4993335827524	144.839570210735
135.160814665607	60.9771348939374	135.990058495324
139.795273238101	64.1015187952995	214.866617074664
129.046064986877	55.4657536005591	275.850503744193
130.467232926586	63.5592377094178	130.529763441982
130.311976429987	65.8237420858586	270.696437280265
122.454247867810	67.2104857113185	252.123245371266
126.659322119083	70.7342494962498	261.078123102742
126.197271996653	59.7891988603442	176.101568063302
129.762376565655	59.7872037412445	180.793039507799
129.128310193478	61.1504758883312	141.822413632562
129.008161655049	55.4810299100176	235.649320206251
123.430373497787	56.2392756387107	256.507929009272
127.690463958546	55.8731649290467	272.422587175379
135.019854761774	66.8448880562396	252.290217545443
139.861540248145	49.2948734173762	143.645896002911
138.016227194825	49.8429311669001	288.856845000184
142.813366539354	53.5703861201306	265.099347526270
140.545056839049	55.9107935276805	143.399501964071
130.362406540383	51.5830862201041	212.062301860346
135.122338824602	43.0648709617349	268.498671984689
148.647693564577	42.6810924546144	198.663887804388
143.334337166938	46.7593720695072	235.631116302959
138.817888559480	46.6237384928449	234.970511516544
153.315445049848	57.1718489580244	239.494196631617
140.044782568864	48.7386212414642	251.376846750972
137.628087379610	61.7109118814731	260.705249230288
140.259818347691	65.2323822846654	154.100379457422
143.178290366539	52.3837494225685	299.481939639229
144.322545498966	52.8879827637463	193.050275545456
157.298927632770	52.7511373152470	215.204077432614
151.647099776280	50.0167236961507	297.046563927208
155.751483068338	58.1740365282295	275.583524908207
150.160386333881	67.6190275707369	217.726620663383
157.840093071685	71.9477016661005	188.883527934825
150.470876530826	68.3671099925530	304.097711919480
162.318483047475	64.2492574915864	161.330112545643
152.079847880528	67.1173718652697	297.583490109092
150.105217521206	59.8712900034692	267.123316070354
171.414780480432	63.0053181027514	204.678057495080
158.132538032110	62.1057012141126	240.731611520700
154.741951676652	61.0228493155200	257.377382279699
149.191209912925	66.2485483082282	150.913631585830
148.327883420397	61.2333993684641	246.862894910477
155.333694920871	59.2641967413317	251.006931179360
143.322526752591	61.8304563284164	194.324555911177
135.253463312594	61.7461475475479	233.663982111479
141.181002025978	51.5703317729026	234.869008437425
156.603350303385	61.4503028256515	176.803006019252
143.758599198089	43.3546338490065	204.067031872214
141.473225407185	52.5460954352825	234.036199358198
135.999304233953	53.5242334507624	225.598930480477
145.950537800156	54.0394094638291	195.991525198477
150.684790827623	52.1733717207705	184.446352615345
144.234403040807	51.4333443641931	185.789725010459
148.061863657538	53.3140827778686	184.111562936202
144.401765165442	47.4402776788571	257.679780710288
148.526033795381	48.2312821511953	280.608062406626
158.700179670601	49.4135589047553	310.543963428465
158.275853205507	49.6010807092056	297.215922556928
150.507125989756	54.6276491203083	277.522305793071
156.001167166495	63.1915585980413	258.165044925597
161.530784887195	61.7571188772463	264.888372063410
151.745103477763	66.6362216199163	289.939154709790
151.588347618203	72.5000564874693	274.517738678512
151.026550143257	78.5067973543309	272.928729706593
149.540771896965	79.0203341383569	234.931416746061
158.796078543510	68.2014103289197	257.431351317291
142.242161617529	84.0552933475013	278.680737791189
146.229870717945	85.6877195511835	222.535915762816
147.542608649949	83.6038216648408	174.006725980602
149.686775587131	79.8891496997005	202.306397351895
149.853115808551	72.6674709170400	247.263007435861
164.909827413444	72.0623869525846	287.275970054098
159.095774989564	75.4001851213859	301.509353649238
155.661274355738	69.4501888222266	231.265597359055
151.753766885881	66.7101922392089	257.359660158531
159.548881756581	66.7064222714091	288.688946519856
144.529453576442	60.8040743764206	287.511454941689
172.895404758658	52.9472556589245	299.307071840896
145.884720277606	49.8708922676623	257.393708699282
154.347114167199	49.5436300824469	200.636198895371
156.688302723139	52.5044157663116	173.177084764531
157.333884494108	54.8539508566822	250.921741317755
146.386914491519	60.3820345617705	158.490328925243
156.331612474765	52.2470383245719	288.201240999785
141.717260564589	65.5721487511132	275.368656363308
159.287553978353	63.8502767225632	226.742365479852
151.934086383162	66.9175802470868	282.300170656630
152.408188431218	65.9987675366714	230.525575828273
153.770595032837	68.3043024181897	312.980912087465
150.981103097838	82.7388932427778	157.605611694521
165.167534940856	77.0359839112858	215.479276739531
154.102688874993	78.4256414590050	187.517617944991
148.258485265643	82.2890951459398	247.262487026981
148.828502719760	76.3611472655459	305.369039140921
156.406223843272	65.7837937693833	191.205995946126
146.782674779326	63.0395880844687	207.866979367158
153.361438650741	58.4985312378350	171.874317277174
164.931332701774	63.5513429995848	301.039504711783
158.369666027998	63.1288267794308	290.225357011942
170.206362501893	67.9541003823296	316.492346610104
173.109676084738	61.0821546661877	199.445758432418
159.092017154072	63.1285840543414	271.798442193037
175.300878246118	55.6727906746879	276.365616888432
190.016797752462	50.3129487374541	203.917229750779
188.997212420179	55.4425748277988	270.965170605994
193.644733296916	59.3077570453680	230.107559210816
191.691508575392	55.8964106335148	277.854923794511
184.147711279830	65.5330806613343	336.319987820576
173.004432302378	61.3325716252998	283.998702543984
193.595290036874	57.1270475703356	214.889058882861
193.173425002544	53.2541426920851	217.056456727736
189.090610182433	49.2478403123103	345.274505596805
191.234239197560	46.4195253669793	284.296947494860
182.382740240742	58.6491580307118	255.543013989017
171.684528493532	68.3476574376704	281.507172600763
171.939043320060	60.7733921832030	179.784858464618
170.115052347386	57.3689293320620	227.467071295337
170.938910777170	63.4179791316913	217.871139447448
179.569232742190	64.8238319099055	207.984329226716
171.405450662859	71.7526739318383	279.566347681169
167.873677219974	67.4907639560233	306.038130833460
173.294402388537	64.8015629597081	292.092881321370
174.522783617741	69.6960899170976	257.812286052884
153.396724787238	75.5001877565867	188.659325621828
157.530344466504	67.3038696991217	326.757928900332
182.058141143346	67.0174530405450	319.663133927612
176.889588805020	64.7780587056817	214.625053619388
192.516190893672	62.9032706055523	263.806528057613
166.308362133897	67.2723097381435	179.397889846424
184.357959782481	59.5146252510955	187.070561095487
169.631682643655	55.9368104162991	249.233498432215
179.309818871764	50.7406321073401	255.640632290756
173.315463462119	61.9171993074215	335.780008047750
184.567657418961	65.6650675506277	203.657992887277
174.094185888435	64.6425677183011	212.828962076846
179.003978015334	65.1988706199810	197.677475403894
173.015630455812	71.4795029426550	284.392177737699
165.393857530997	72.9578915886053	173.920252683093
163.807450189223	69.4835885760305	206.178544302628
177.661701398204	70.2546793645182	282.757408015888
156.405738068354	77.8669324347491	207.470614776352
175.760515971403	79.4850088480254	310.088201127103
167.358708876465	76.4952452815587	318.385445910528
167.112756952301	75.7807326880222	228.749144744049
166.751707420488	71.2078577327544	309.455911679090
173.401828902278	66.4487840304509	274.352821970450
179.029985355830	68.8638934434480	331.502360660117
171.350120013833	65.1499842250425	242.949015344109
173.189929139834	61.0821471565743	303.407744803065
200.317127283027	63.1841405745667	210.377271614029
180.123020206149	68.0992924037907	196.838052950270
177.793123029632	67.2889733658644	279.821904589329
176.157978146851	67.6030755102280	316.472421951123
180.109756513673	65.6743480256060	251.790629011314
191.117519631005	71.2495671116381	191.823401132162
189.395268941764	68.7343509507678	319.371875613821
186.272033479655	79.6844922837823	188.663706839267
179.564168537526	83.6730561725692	290.476612295554
185.065765730404	81.1174437953701	317.488884925965
176.943195190321	80.9171355613294	298.072431801846
174.241416409958	79.5816640032468	289.888732197209
174.821620283364	74.4884824863553	286.825923777545
186.673491973397	65.1706031677256	217.141091822888
185.131948200000	52.6173932800000	213.849517318457];
for i=1:1001
    scatter3(best(i,1),best(i,2),best(i,3),'MarkerFaceColor',[i/1001, i/1001,i/1001]);hold on;
end
xlabel('x/m')
ylabel('y/m')
zlabel('z/m')
saveas(gcf,'Q3_trace.jpg', 'jpeg')

xlswrite('问题三轨迹.xlsx',best)
